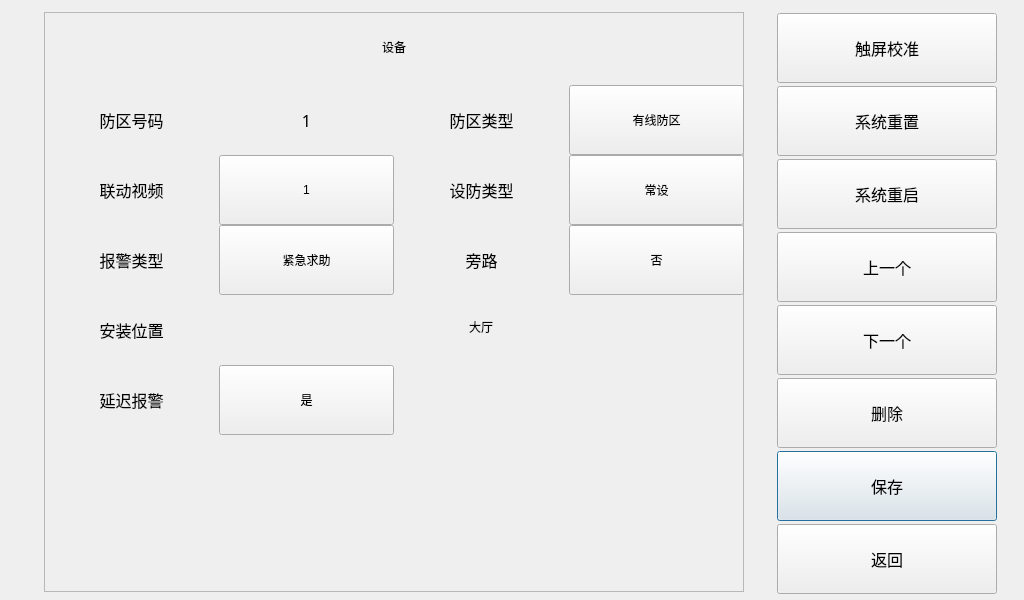
<?xml version="1.0" encoding="UTF-8"?>
<ui version="4.0">
 <class>AddDefenseDialog</class>
 <widget class="QDialog" name="AddDefenseDialog">
  <property name="geometry">
   <rect>
    <x>0</x>
    <y>0</y>
    <width>1024</width>
    <height>600</height>
   </rect>
  </property>
  <property name="windowTitle">
   <string>Dialog</string>
  </property>
  <widget class="CommonPushButton" name="pushButtonAddDefSave">
   <property name="geometry">
    <rect>
     <x>777</x>
     <y>451</y>
     <width>220</width>
     <height>70</height>
    </rect>
   </property>
   <property name="font">
    <font>
     <family>AlArabiya</family>
     <pointsize>12</pointsize>
    </font>
   </property>
   <property name="text">
    <string>保存</string>
   </property>
  </widget>
  <widget class="CommonPushButton" name="pushButtonAddDefDel">
   <property name="geometry">
    <rect>
     <x>777</x>
     <y>378</y>
     <width>220</width>
     <height>70</height>
    </rect>
   </property>
   <property name="font">
    <font>
     <family>AlArabiya</family>
     <pointsize>12</pointsize>
    </font>
   </property>
   <property name="text">
    <string>删除</string>
   </property>
  </widget>
  <widget class="CommonPushButton" name="pushButtonAddDefNext">
   <property name="geometry">
    <rect>
     <x>777</x>
     <y>305</y>
     <width>220</width>
     <height>70</height>
    </rect>
   </property>
   <property name="font">
    <font>
     <family>AlArabiya</family>
     <pointsize>12</pointsize>
    </font>
   </property>
   <property name="text">
    <string>下一个</string>
   </property>
  </widget>
  <widget class="CommonPushButton" name="pushButtonAddDefPrev">
   <property name="geometry">
    <rect>
     <x>777</x>
     <y>232</y>
     <width>220</width>
     <height>70</height>
    </rect>
   </property>
   <property name="font">
    <font>
     <family>AlArabiya</family>
     <pointsize>12</pointsize>
    </font>
   </property>
   <property name="text">
    <string>上一个</string>
   </property>
  </widget>
  <widget class="CommonPushButton" name="pushButtonAddDefCalibrate">
   <property name="geometry">
    <rect>
     <x>777</x>
     <y>13</y>
     <width>220</width>
     <height>70</height>
    </rect>
   </property>
   <property name="font">
    <font>
     <family>AlArabiya</family>
     <pointsize>12</pointsize>
    </font>
   </property>
   <property name="text">
    <string>触屏校准</string>
   </property>
  </widget>
  <widget class="CommonPushButton" name="pushButtonAddDefReset">
   <property name="geometry">
    <rect>
     <x>777</x>
     <y>86</y>
     <width>220</width>
     <height>70</height>
    </rect>
   </property>
   <property name="font">
    <font>
     <family>AlArabiya</family>
     <pointsize>12</pointsize>
    </font>
   </property>
   <property name="text">
    <string>系统重置</string>
   </property>
  </widget>
  <widget class="CommonPushButton" name="pushButtonAddDefReboot">
   <property name="geometry">
    <rect>
     <x>777</x>
     <y>159</y>
     <width>220</width>
     <height>70</height>
    </rect>
   </property>
   <property name="font">
    <font>
     <family>AlArabiya</family>
     <pointsize>12</pointsize>
    </font>
   </property>
   <property name="text">
    <string>系统重启</string>
   </property>
  </widget>
  <widget class="CommonPushButton" name="pushButtonAddDefReturn">
   <property name="geometry">
    <rect>
     <x>777</x>
     <y>524</y>
     <width>220</width>
     <height>70</height>
    </rect>
   </property>
   <property name="font">
    <font>
     <family>AlArabiya</family>
     <pointsize>12</pointsize>
    </font>
   </property>
   <property name="text">
    <string>返回</string>
   </property>
  </widget>
  <widget class="QFrame" name="framePanel">
   <property name="geometry">
    <rect>
     <x>44</x>
     <y>12</y>
     <width>700</width>
     <height>580</height>
    </rect>
   </property>
   <property name="frameShape">
    <enum>QFrame::StyledPanel</enum>
   </property>
   <property name="frameShadow">
    <enum>QFrame::Raised</enum>
   </property>
  </widget>
  <widget class="QFrame" name="frameDefenseSetting">
   <property name="geometry">
    <rect>
     <x>44</x>
     <y>12</y>
     <width>700</width>
     <height>580</height>
    </rect>
   </property>
   <property name="styleSheet">
    <string notr="true"/>
   </property>
   <property name="frameShape">
    <enum>QFrame::NoFrame</enum>
   </property>
   <property name="frameShadow">
    <enum>QFrame::Raised</enum>
   </property>
  </widget>
  <widget class="QLabel" name="label_adddefense_1">
   <property name="geometry">
    <rect>
     <x>44</x>
     <y>85</y>
     <width>175</width>
     <height>70</height>
    </rect>
   </property>
   <property name="font">
    <font>
     <family>AlArabiya</family>
     <pointsize>12</pointsize>
    </font>
   </property>
   <property name="text">
    <string>防区号码</string>
   </property>
   <property name="alignment">
    <set>Qt::AlignCenter</set>
   </property>
  </widget>
  <widget class="QLabel" name="labelDefenseNumber">
   <property name="geometry">
    <rect>
     <x>219</x>
     <y>85</y>
     <width>175</width>
     <height>70</height>
    </rect>
   </property>
   <property name="font">
    <font>
     <family>AlArabiya</family>
     <pointsize>12</pointsize>
    </font>
   </property>
   <property name="text">
    <string>1</string>
   </property>
   <property name="alignment">
    <set>Qt::AlignCenter</set>
   </property>
  </widget>
  <widget class="CommonPushButton" name="pushButtonAddDefSubType">
   <property name="geometry">
    <rect>
     <x>219</x>
     <y>225</y>
     <width>175</width>
     <height>70</height>
    </rect>
   </property>
   <property name="focusPolicy">
    <enum>Qt::StrongFocus</enum>
   </property>
   <property name="styleSheet">
    <string notr="true"/>
   </property>
   <property name="text">
    <string>紧急求助</string>
   </property>
  </widget>
  <widget class="QLabel" name="label_adddefense_6">
   <property name="geometry">
    <rect>
     <x>394</x>
     <y>85</y>
     <width>175</width>
     <height>70</height>
    </rect>
   </property>
   <property name="font">
    <font>
     <family>AlArabiya</family>
     <pointsize>12</pointsize>
    </font>
   </property>
   <property name="text">
    <string>防区类型</string>
   </property>
   <property name="alignment">
    <set>Qt::AlignCenter</set>
   </property>
  </widget>
  <widget class="CommonPushButton" name="pushButtonAddDefChannel">
   <property name="geometry">
    <rect>
     <x>219</x>
     <y>155</y>
     <width>175</width>
     <height>70</height>
    </rect>
   </property>
   <property name="focusPolicy">
    <enum>Qt::StrongFocus</enum>
   </property>
   <property name="styleSheet">
    <string notr="true"/>
   </property>
   <property name="text">
    <string>1</string>
   </property>
  </widget>
  <widget class="QLabel" name="label_adddefense_7">
   <property name="geometry">
    <rect>
     <x>394</x>
     <y>155</y>
     <width>175</width>
     <height>70</height>
    </rect>
   </property>
   <property name="font">
    <font>
     <family>AlArabiya</family>
     <pointsize>12</pointsize>
    </font>
   </property>
   <property name="text">
    <string>设防类型</string>
   </property>
   <property name="alignment">
    <set>Qt::AlignCenter</set>
   </property>
  </widget>
  <widget class="MyLineEdit" name="lineEditDefenseLocation">
   <property name="geometry">
    <rect>
     <x>219</x>
     <y>295</y>
     <width>525</width>
     <height>70</height>
    </rect>
   </property>
   <property name="focusPolicy">
    <enum>Qt::StrongFocus</enum>
   </property>
   <property name="styleSheet">
    <string notr="true">border: 0px;
background-color: transparent;</string>
   </property>
   <property name="text">
    <string>大厅</string>
   </property>
   <property name="maxLength">
    <number>30</number>
   </property>
   <property name="alignment">
    <set>Qt::AlignCenter</set>
   </property>
  </widget>
  <widget class="CommonPushButton" name="pushButtonAddDefDelayAlarm">
   <property name="geometry">
    <rect>
     <x>219</x>
     <y>365</y>
     <width>175</width>
     <height>70</height>
    </rect>
   </property>
   <property name="focusPolicy">
    <enum>Qt::StrongFocus</enum>
   </property>
   <property name="styleSheet">
    <string notr="true"/>
   </property>
   <property name="text">
    <string>是</string>
   </property>
  </widget>
  <widget class="CommonPushButton" name="pushButtonAddDefBypass">
   <property name="geometry">
    <rect>
     <x>569</x>
     <y>225</y>
     <width>175</width>
     <height>70</height>
    </rect>
   </property>
   <property name="focusPolicy">
    <enum>Qt::StrongFocus</enum>
   </property>
   <property name="styleSheet">
    <string notr="true"/>
   </property>
   <property name="text">
    <string>否</string>
   </property>
  </widget>
  <widget class="QLabel" name="label_title">
   <property name="geometry">
    <rect>
     <x>139</x>
     <y>22</y>
     <width>510</width>
     <height>50</height>
    </rect>
   </property>
   <property name="styleSheet">
    <string notr="true"/>
   </property>
   <property name="text">
    <string>设备</string>
   </property>
   <property name="alignment">
    <set>Qt::AlignCenter</set>
   </property>
  </widget>
  <widget class="QLabel" name="label_adddefense_2">
   <property name="geometry">
    <rect>
     <x>44</x>
     <y>155</y>
     <width>175</width>
     <height>70</height>
    </rect>
   </property>
   <property name="font">
    <font>
     <family>AlArabiya</family>
     <pointsize>12</pointsize>
    </font>
   </property>
   <property name="text">
    <string>联动视频</string>
   </property>
   <property name="alignment">
    <set>Qt::AlignCenter</set>
   </property>
  </widget>
  <widget class="QLabel" name="label_adddefense_3">
   <property name="geometry">
    <rect>
     <x>44</x>
     <y>225</y>
     <width>175</width>
     <height>70</height>
    </rect>
   </property>
   <property name="font">
    <font>
     <family>AlArabiya</family>
     <pointsize>12</pointsize>
    </font>
   </property>
   <property name="text">
    <string>报警类型</string>
   </property>
   <property name="alignment">
    <set>Qt::AlignCenter</set>
   </property>
  </widget>
  <widget class="QLabel" name="label_adddefense_4">
   <property name="geometry">
    <rect>
     <x>44</x>
     <y>295</y>
     <width>175</width>
     <height>70</height>
    </rect>
   </property>
   <property name="font">
    <font>
     <family>AlArabiya</family>
     <pointsize>12</pointsize>
    </font>
   </property>
   <property name="text">
    <string>安装位置</string>
   </property>
   <property name="alignment">
    <set>Qt::AlignCenter</set>
   </property>
  </widget>
  <widget class="QLabel" name="label_adddefense_5">
   <property name="geometry">
    <rect>
     <x>44</x>
     <y>365</y>
     <width>175</width>
     <height>70</height>
    </rect>
   </property>
   <property name="font">
    <font>
     <family>AlArabiya</family>
     <pointsize>12</pointsize>
    </font>
   </property>
   <property name="text">
    <string>延迟报警</string>
   </property>
   <property name="alignment">
    <set>Qt::AlignCenter</set>
   </property>
  </widget>
  <widget class="CommonPushButton" name="pushButtonAddDefType">
   <property name="geometry">
    <rect>
     <x>569</x>
     <y>85</y>
     <width>175</width>
     <height>70</height>
    </rect>
   </property>
   <property name="focusPolicy">
    <enum>Qt::StrongFocus</enum>
   </property>
   <property name="styleSheet">
    <string notr="true"/>
   </property>
   <property name="text">
    <string>有线防区</string>
   </property>
  </widget>
  <widget class="QLabel" name="label_adddefense_8">
   <property name="geometry">
    <rect>
     <x>394</x>
     <y>225</y>
     <width>175</width>
     <height>70</height>
    </rect>
   </property>
   <property name="font">
    <font>
     <family>AlArabiya</family>
     <pointsize>12</pointsize>
    </font>
   </property>
   <property name="text">
    <string>旁路</string>
   </property>
   <property name="alignment">
    <set>Qt::AlignCenter</set>
   </property>
  </widget>
  <widget class="CommonPushButton" name="pushButtonAddDefProperty">
   <property name="geometry">
    <rect>
     <x>569</x>
     <y>155</y>
     <width>175</width>
     <height>70</height>
    </rect>
   </property>
   <property name="focusPolicy">
    <enum>Qt::StrongFocus</enum>
   </property>
   <property name="styleSheet">
    <string notr="true"/>
   </property>
   <property name="text">
    <string>常设</string>
   </property>
  </widget>
 </widget>
 <customwidgets>
  <customwidget>
   <class>CommonPushButton</class>
   <extends>QPushButton</extends>
   <header>commonpushbutton.h</header>
  </customwidget>
  <customwidget>
   <class>MyLineEdit</class>
   <extends>QLineEdit</extends>
   <header>mylineedit.h</header>
  </customwidget>
 </customwidgets>
 <tabstops>
  <tabstop>pushButtonAddDefCalibrate</tabstop>
  <tabstop>pushButtonAddDefReset</tabstop>
  <tabstop>pushButtonAddDefPrev</tabstop>
  <tabstop>pushButtonAddDefNext</tabstop>
  <tabstop>pushButtonAddDefDel</tabstop>
  <tabstop>pushButtonAddDefSave</tabstop>
 </tabstops>
 <resources/>
 <connections/>
</ui>
